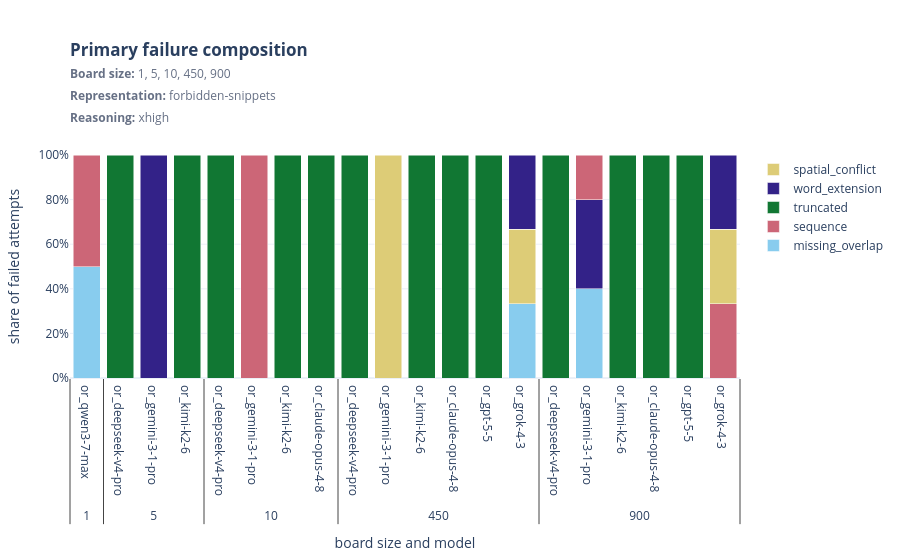

Write notebook code for a chart like this one.
### Markdown cell above
## Primary failure composition

Why attempts failed: for example truncation, an invalid sequence, a spatial conflict, or a missing board overlap.

### Code cell
view.show_all(figures.plot_primary_failure_bars(aggregate))

### Figure 1 — Plotly figure (JSON) as saved in the notebook; plotly's stock layout.template omitted (floating-point values rounded to 4 significant figures)
{"data": [{"customdata": [["1", "or_qwen3-7-max", 3]], "hovertemplate": "board size=%{customdata[0]}<br>model=%{customdata[1]}<br>missing_overlap: %{customdata[2]} (%{y:.1%} of failures)<extra></extra>", "legendgroup": "missing_overlap", "marker": {"color": "rgb(136, 204, 238)"}, "name": "missing_overlap", "showlegend": true, "type": "bar", "x": [["1"], ["or_qwen3-7-max"]], "y": [0.5]}, {"customdata": [["1", "or_qwen3-7-max", 3]], "hovertemplate": "board size=%{customdata[0]}<br>model=%{customdata[1]}<br>sequence: %{customdata[2]} (%{y:.1%} of failures)<extra></extra>", "legendgroup": "sequence", "marker": {"color": "rgb(204, 102, 119)"}, "name": "sequence", "showlegend": true, "type": "bar", "x": [["1"], ["or_qwen3-7-max"]], "y": [0.5]}, {"customdata": [["5", "or_deepseek-v4-pro", 6]], "hovertemplate": "board size=%{customdata[0]}<br>model=%{customdata[1]}<br>truncated: %{customdata[2]} (%{y:.1%} of failures)<extra></extra>", "legendgroup": "truncated", "marker": {"color": "rgb(17, 119, 51)"}, "name": "truncated", "showlegend": true, "type": "bar", "x": [["5"], ["or_deepseek-v4-pro"]], "y": [1]}, {"customdata": [["5", "or_gemini-3-1-pro", 1]], "hovertemplate": "board size=%{customdata[0]}<br>model=%{customdata[1]}<br>word_extension: %{customdata[2]} (%{y:.1%} of failures)<extra></extra>", "legendgroup": "word_extension", "marker": {"color": "rgb(51, 34, 136)"}, "name": "word_extension", "showlegend": true, "type": "bar", "x": [["5"], ["or_gemini-3-1-pro"]], "y": [1]}, {"customdata": [["5", "or_kimi-k2-6", 4]], "hovertemplate": "board size=%{customdata[0]}<br>model=%{customdata[1]}<br>truncated: %{customdata[2]} (%{y:.1%} of failures)<extra></extra>", "legendgroup": "truncated", "marker": {"color": "rgb(17, 119, 51)"}, "name": "truncated", "showlegend": false, "type": "bar", "x": [["5"], ["or_kimi-k2-6"]], "y": [1]}, {"customdata": [["10", "or_claude-opus-4-8", 3]], "hovertemplate": "board size=%{customdata[0]}<br>model=%{customdata[1]}<br>truncated: %{customdata[2]} (%{y:.1%} of failures)<extra></extra>", "legendgroup": "truncated", "marker": {"color": "rgb(17, 119, 51)"}, "name": "truncated", "showlegend": false, "type": "bar", "x": [["10"], ["or_claude-opus-4-8"]], "y": [1]}, {"customdata": [["10", "or_deepseek-v4-pro", 7]], "hovertemplate": "board size=%{customdata[0]}<br>model=%{customdata[1]}<br>truncated: %{customdata[2]} (%{y:.1%} of failures)<extra></extra>", "legendgroup": "truncated", "marker": {"color": "rgb(17, 119, 51)"}, "name": "truncated", "showlegend": false, "type": "bar", "x": [["10"], ["or_deepseek-v4-pro"]], "y": [1]}, {"customdata": [["10", "or_gemini-3-1-pro", 1]], "hovertemplate": "board size=%{customdata[0]}<br>model=%{customdata[1]}<br>sequence: %{customdata[2]} (%{y:.1%} of failures)<extra></extra>", "legendgroup": "sequence", "marker": {"color": "rgb(204, 102, 119)"}, "name": "sequence", "showlegend": false, "type": "bar", "x": [["10"], ["or_gemini-3-1-pro"]], "y": [1]}, {"customdata": [["10", "or_kimi-k2-6", 5]], "hovertemplate": "board size=%{customdata[0]}<br>model=%{customdata[1]}<br>truncated: %{customdata[2]} (%{y:.1%} of failures)<extra></extra>", "legendgroup": "truncated", "marker": {"color": "rgb(17, 119, 51)"}, "name": "truncated", "showlegend": false, "type": "bar", "x": [["10"], ["or_kimi-k2-6"]], "y": [1]}, {"customdata": [["450", "or_claude-opus-4-8", 3]], "hovertemplate": "board size=%{customdata[0]}<br>model=%{customdata[1]}<br>truncated: %{customdata[2]} (%{y:.1%} of failures)<extra></extra>", "legendgroup": "truncated", "marker": {"color": "rgb(17, 119, 51)"}, "name": "truncated", "showlegend": false, "type": "bar", "x": [["450"], ["or_claude-opus-4-8"]], "y": [1]}, {"customdata": [["450", "or_deepseek-v4-pro", 6]], "hovertemplate": "board size=%{customdata[0]}<br>model=%{customdata[1]}<br>truncated: %{customdata[2]} (%{y:.1%} of failures)<extra></extra>", "legendgroup": "truncated", "marker": {"color": "rgb(17, 119, 51)"}, "name": "truncated", "showlegend": false, "type": "bar", "x": [["450"], ["or_deepseek-v4-pro"]], "y": [1]}, {"customdata": [["450", "or_gemini-3-1-pro", 1]], "hovertemplate": "board size=%{customdata[0]}<br>model=%{customdata[1]}<br>spatial_conflict: %{customdata[2]} (%{y:.1%} of failures)<extra></extra>", "legendgroup": "spatial_conflict", "marker": {"color": "rgb(221, 204, 119)"}, "name": "spatial_conflict", "showlegend": true, "type": "bar", "x": [["450"], ["or_gemini-3-1-pro"]], "y": [1]}, {"customdata": [["450", "or_gpt-5-5", 7]], "hovertemplate": "board size=%{customdata[0]}<br>model=%{customdata[1]}<br>truncated: %{customdata[2]} (%{y:.1%} of failures)<extra></extra>", "legendgroup": "truncated", "marker": {"color": "rgb(17, 119, 51)"}, "name": "truncated", "showlegend": false, "type": "bar", "x": [["450"], ["or_gpt-5-5"]], "y": [1]}, {"customdata": [["450", "or_grok-4-3", 1]], "hovertemplate": "board size=%{customdata[0]}<br>model=%{customdata[1]}<br>missing_overlap: %{customdata[2]} (%{y:.1%} of failures)<extra></extra>", "legendgroup": "missing_overlap", "marker": {"color": "rgb(136, 204, 238)"}, "name": "missing_overlap", "showlegend": false, "type": "bar", "x": [["450"], ["or_grok-4-3"]], "y": [0.3333]}, {"customdata": [["450", "or_grok-4-3", 1]], "hovertemplate": "board size=%{customdata[0]}<br>model=%{customdata[1]}<br>spatial_conflict: %{customdata[2]} (%{y:.1%} of failures)<extra></extra>", "legendgroup": "spatial_conflict", "marker": {"color": "rgb(221, 204, 119)"}, "name": "spatial_conflict", "showlegend": false, "type": "bar", "x": [["450"], ["or_grok-4-3"]], "y": [0.3333]}, {"customdata": [["450", "or_grok-4-3", 1]], "hovertemplate": "board size=%{customdata[0]}<br>model=%{customdata[1]}<br>word_extension: %{customdata[2]} (%{y:.1%} of failures)<extra></extra>", "legendgroup": "word_extension", "marker": {"color": "rgb(51, 34, 136)"}, "name": "word_extension", "showlegend": false, "type": "bar", "x": [["450"], ["or_grok-4-3"]], "y": [0.3333]}, {"customdata": [["450", "or_kimi-k2-6", 7]], "hovertemplate": "board size=%{customdata[0]}<br>model=%{customdata[1]}<br>truncated: %{customdata[2]} (%{y:.1%} of failures)<extra></extra>", "legendgroup": "truncated", "marker": {"color": "rgb(17, 119, 51)"}, "name": "truncated", "showlegend": false, "type": "bar", "x": [["450"], ["or_kimi-k2-6"]], "y": [1]}, {"customdata": [["900", "or_claude-opus-4-8", 3]], "hovertemplate": "board size=%{customdata[0]}<br>model=%{customdata[1]}<br>truncated: %{customdata[2]} (%{y:.1%} of failures)<extra></extra>", "legendgroup": "truncated", "marker": {"color": "rgb(17, 119, 51)"}, "name": "truncated", "showlegend": false, "type": "bar", "x": [["900"], ["or_claude-opus-4-8"]], "y": [1]}, {"customdata": [["900", "or_deepseek-v4-pro", 7]], "hovertemplate": "board size=%{customdata[0]}<br>model=%{customdata[1]}<br>truncated: %{customdata[2]} (%{y:.1%} of failures)<extra></extra>", "legendgroup": "truncated", "marker": {"color": "rgb(17, 119, 51)"}, "name": "truncated", "showlegend": false, "type": "bar", "x": [["900"], ["or_deepseek-v4-pro"]], "y": [1]}, {"customdata": [["900", "or_gemini-3-1-pro", 2]], "hovertemplate": "board size=%{customdata[0]}<br>model=%{customdata[1]}<br>missing_overlap: %{customdata[2]} (%{y:.1%} of failures)<extra></extra>", "legendgroup": "missing_overlap", "marker": {"color": "rgb(136, 204, 238)"}, "name": "missing_overlap", "showlegend": false, "type": "bar", "x": [["900"], ["or_gemini-3-1-pro"]], "y": [0.4]}, {"customdata": [["900", "or_gemini-3-1-pro", 2]], "hovertemplate": "board size=%{customdata[0]}<br>model=%{customdata[1]}<br>word_extension: %{customdata[2]} (%{y:.1%} of failures)<extra></extra>", "legendgroup": "word_extension", "marker": {"color": "rgb(51, 34, 136)"}, "name": "word_extension", "showlegend": false, "type": "bar", "x": [["900"], ["or_gemini-3-1-pro"]], "y": [0.4]}, {"customdata": [["900", "or_gemini-3-1-pro", 1]], "hovertemplate": "board size=%{customdata[0]}<br>model=%{customdata[1]}<br>sequence: %{customdata[2]} (%{y:.1%} of failures)<extra></extra>", "legendgroup": "sequence", "marker": {"color": "rgb(204, 102, 119)"}, "name": "sequence", "showlegend": false, "type": "bar", "x": [["900"], ["or_gemini-3-1-pro"]], "y": [0.2]}, {"customdata": [["900", "or_gpt-5-5", 6]], "hovertemplate": "board size=%{customdata[0]}<br>model=%{customdata[1]}<br>truncated: %{customdata[2]} (%{y:.1%} of failures)<extra></extra>", "legendgroup": "truncated", "marker": {"color": "rgb(17, 119, 51)"}, "name": "truncated", "showlegend": false, "type": "bar", "x": [["900"], ["or_gpt-5-5"]], "y": [1]}, {"customdata": [["900", "or_grok-4-3", 1]], "hovertemplate": "board size=%{customdata[0]}<br>model=%{customdata[1]}<br>sequence: %{customdata[2]} (%{y:.1%} of failures)<extra></extra>", "legendgroup": "sequence", "marker": {"color": "rgb(204, 102, 119)"}, "name": "sequence", "showlegend": false, "type": "bar", "x": [["900"], ["or_grok-4-3"]], "y": [0.3333]}, {"customdata": [["900", "or_grok-4-3", 1]], "hovertemplate": "board size=%{customdata[0]}<br>model=%{customdata[1]}<br>spatial_conflict: %{customdata[2]} (%{y:.1%} of failures)<extra></extra>", "legendgroup": "spatial_conflict", "marker": {"color": "rgb(221, 204, 119)"}, "name": "spatial_conflict", "showlegend": false, "type": "bar", "x": [["900"], ["or_grok-4-3"]], "y": [0.3333]}, {"customdata": [["900", "or_grok-4-3", 1]], "hovertemplate": "board size=%{customdata[0]}<br>model=%{customdata[1]}<br>word_extension: %{customdata[2]} (%{y:.1%} of failures)<extra></extra>", "legendgroup": "word_extension", "marker": {"color": "rgb(51, 34, 136)"}, "name": "word_extension", "showlegend": false, "type": "bar", "x": [["900"], ["or_grok-4-3"]], "y": [0.3333]}, {"customdata": [["900", "or_kimi-k2-6", 5]], "hovertemplate": "board size=%{customdata[0]}<br>model=%{customdata[1]}<br>truncated: %{customdata[2]} (%{y:.1%} of failures)<extra></extra>", "legendgroup": "truncated", "marker": {"color": "rgb(17, 119, 51)"}, "name": "truncated", "showlegend": false, "type": "bar", "x": [["900"], ["or_kimi-k2-6"]], "y": [1]}], "layout": {"barmode": "stack", "legend": {"title": {"text": ""}, "traceorder": "reversed"}, "margin": {"b": 70, "l": 70, "r": 30, "t": 155}, "title": {"text": "<b>Primary failure composition</b><br><span style='font-size:12px;color:#667085'><b>Board size:</b> 1, 5, 10, 450, 900<br><b>Representation:</b> forbidden-snippets<br><b>Reasoning:</b> xhigh</span>", "x": 0, "xanchor": "left", "xref": "paper", "y": 0.9, "yanchor": "top"}, "xaxis": {"title": {"text": "board size and model"}, "type": "multicategory"}, "yaxis": {"range": [0, 1], "tickformat": ".0%", "title": {"text": "share of failed attempts"}}}}
